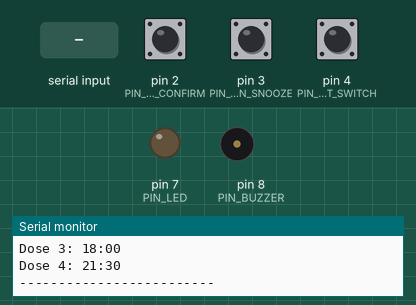
A sketch run on a simulated Arduino Uno, built with avr-gcc and run on an emulated ATmega328P. On the bench: output pins drawn as LEDs (lit = HIGH), buzzer (waves = sounding), the last lines printed to the serial monitor. The test bench sets the inputs (shaded band); at power-on: pin 2 (PIN_BTN_CONFIRM) HIGH, pin 3 (PIN_BTN_SNOOZE) HIGH, pin 4 (PIN_LIMIT_SWITCH) HIGH. The local clock reads 2024-03-15 10:24:30 at power-on unless the sketch sets it.

Above: at 3.4 s.
3.5 s: "ALARM:START\n" received over the second serial link
At 3.72 s:
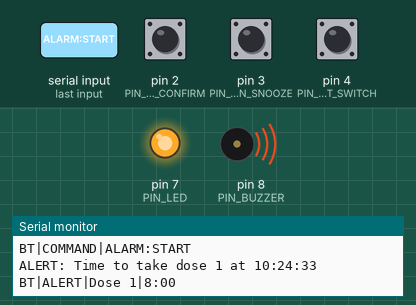
At 5.9 s:
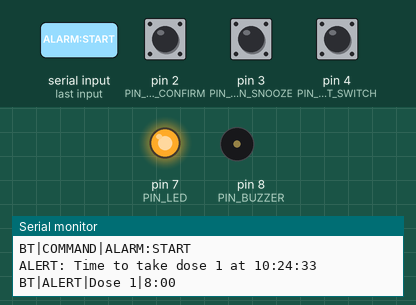
6.5 s: pin 2 (PIN_BTN_CONFIRM) pulled LOW for 0.15 s
At 14.3 s:
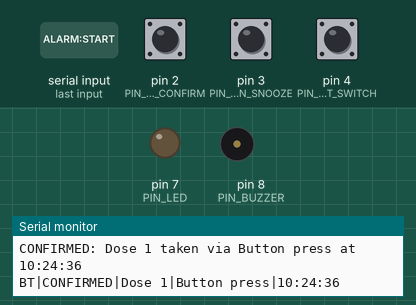
Timing chart, 0 to 15.8 s (numbered marks = the images above; inputs shaded):
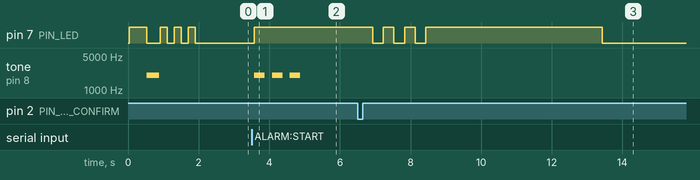

Measured:
- after the input at 3.5 s, pin 7 (PIN_LED): LOW → HIGH after 0.08 s; tone on pin 8 (PIN_BUZZER): alternates 2000 Hz for 0.30 s and silent for 0.20 s, 6 changes in all, then stays silent, starting after 0.08 s
- after the input at 6.5 s, pin 7 (PIN_LED): HIGH → LOW after 0.43 s, then repeats every 0.60 s: HIGH 0.30 s, LOW 0.30 s; tone on pin 8 (PIN_BUZZER): stays silent (without the input it goes to 2000 Hz after 3.6 s)

The sketch:

smart_medicine_reminder.ino
```cpp
#include <Wire.h>
#include <SoftwareSerial.h>
#include "RTClib.h"

#define PIN_BUZZER        8
#define PIN_LED           7
#define PIN_BTN_CONFIRM   2
#define PIN_BTN_SNOOZE    3
#define PIN_LIMIT_SWITCH  4
#define PIN_BT_TX         9
#define PIN_BT_RX         10

#define MAX_DOSES 4
#define MISSED_TIMEOUT_SEC 60
#define SNOOZE_MINUTES 5
#define NIGHT_START_HOUR 21
#define NIGHT_END_HOUR   6
#define BT_BAUD 9600
#define BUTTON_PRESSED LOW
#define BUZZER_TONE_HZ 2000

struct DoseTime {
  uint8_t hour;
  uint8_t minute;
};

DoseTime schedule[MAX_DOSES] = {
  { 8,  0},
  {13,  0},
  {18,  0},
  {21, 30}
};

RTC_DS3231 rtc;
SoftwareSerial bluetooth(PIN_BT_RX, PIN_BT_TX);

bool alertActive = false;
bool doseConfirmed = false;
bool snoozed = false;
int currentDoseIndex = -1;
long alertStartMillis = 0;
long snoozeStartMillis = 0;
bool doseTakenToday[MAX_DOSES];
int lastCheckedMinute = -1;

unsigned long lastDebounceConfirm = 0;
unsigned long lastDebounceSnooze = 0;
unsigned long lastDebounceBox = 0;
#define DEBOUNCE_MS 50

void setup() {
  Serial.begin(BT_BAUD);
  Serial.setTimeout(20);
  bluetooth.begin(BT_BAUD);
  bluetooth.setTimeout(20);

  pinMode(PIN_BUZZER, OUTPUT);
  pinMode(PIN_LED, OUTPUT);
  pinMode(PIN_BTN_CONFIRM, INPUT_PULLUP);
  pinMode(PIN_BTN_SNOOZE, INPUT_PULLUP);
  pinMode(PIN_LIMIT_SWITCH, INPUT_PULLUP);

  allOutputsOff();
  runStartupOutputTest();

  if (!rtc.begin()) {
    Serial.println("ERROR: DS3231 RTC not found. Check wiring.");
    while (true) {
      digitalWrite(PIN_LED, HIGH);
      delay(200);
      digitalWrite(PIN_LED, LOW);
      delay(200);
    }
  }

  if (rtc.lostPower()) {
    Serial.println("RTC lost power - setting time to compile time.");
    rtc.adjust(DateTime(F(__DATE__), F(__TIME__)));
  }

  resetDailyTracking();

  for (int i = 0; i < 3; i++) {
    digitalWrite(PIN_LED, HIGH);
    delay(200);
    digitalWrite(PIN_LED, LOW);
    delay(200);
  }

  Serial.println("=== Smart Medicine Reminder System Started ===");
  printSchedule();
}

void loop() {
  DateTime now = rtc.now();

  handleBluetoothCommands(now);
  checkSchedule(now);

  if (alertActive) {
    handleActiveAlert(now);
  }

  checkInputs();
  updateNightLED(now);

  if (now.hour() == 0 && now.minute() == 0 && now.second() == 0) {
    resetDailyTracking();
    Serial.println("--- New day: dose tracking reset ---");
  }

  delay(100);
}

void handleBluetoothCommands(DateTime now) {
  if (!bluetooth.available()) return;

  String command = bluetooth.readStringUntil('\n');
  command.trim();
  if (command.length() == 0) return;

  sendBt("BT|COMMAND|" + command);

  if (command == "PING") {
    sendBt("PONG");
    return;
  }

  if (command == "ALARM:START") {
    if (!alertActive) {
      int doseIndex = findNearestDoseIndex(now);
      triggerAlert(doseIndex, now);
    }
    return;
  }

  if (command == "ALARM:STOP") {
    stopAlertOutputs();
    alertActive = false;
    snoozed = false;
    return;
  }
}

int findNearestDoseIndex(DateTime now) {
  int currentMinutes = now.hour() * 60 + now.minute();
  int bestIndex = 0;
  int bestDiff = 24 * 60;

  for (int i = 0; i < MAX_DOSES; i++) {
    int doseMinutes = schedule[i].hour * 60 + schedule[i].minute;
    int diff = abs(currentMinutes - doseMinutes);
    if (diff < bestDiff) {
      bestDiff = diff;
      bestIndex = i;
    }
  }

  return bestIndex;
}

void checkSchedule(DateTime now) {
  if (now.minute() == lastCheckedMinute) return;

  for (int i = 0; i < MAX_DOSES; i++) {
    if (now.hour() == schedule[i].hour &&
        now.minute() == schedule[i].minute &&
        !doseTakenToday[i] &&
        !alertActive) {

      lastCheckedMinute = now.minute();
      triggerAlert(i, now);
      return;
    }
  }
}

void triggerAlert(int doseIndex, DateTime now) {
  alertActive = true;
  doseConfirmed = false;
  snoozed = false;
  currentDoseIndex = doseIndex;
  alertStartMillis = millis();

  Serial.print("ALERT: Time to take dose ");
  Serial.print(doseIndex + 1);
  Serial.print(" at ");
  printTime(now);
  Serial.println();

  sendBt(
    String("BT|ALERT|Dose ") +
      String(doseIndex + 1) +
      "|" +
      String(schedule[doseIndex].hour) +
      ":" +
      (schedule[doseIndex].minute < 10 ? "0" : "") +
      String(schedule[doseIndex].minute)
  );

  digitalWrite(PIN_LED, HIGH);

  if (!isNightTime(now)) {
    beep(3);
  } else {
    Serial.println("Night mode: buzzer suppressed, LED alert on.");
  }
}

void handleActiveAlert(DateTime now) {
  long elapsed = millis() - alertStartMillis;

  if (!snoozed && !isNightTime(now)) {
    static long lastBeepMillis = 0;
    if (millis() - lastBeepMillis > 10000) {
      beep(1);
      lastBeepMillis = millis();
    }
  }

  if (snoozed) {
    long snoozeElapsed = millis() - snoozeStartMillis;
    if (snoozeElapsed >= (long)SNOOZE_MINUTES * 60 * 1000) {
      snoozed = false;
      alertStartMillis = millis();
      digitalWrite(PIN_LED, HIGH);
      Serial.println("Snooze expired - re-alerting.");
      if (!isNightTime(now)) beep(2);
    }
    return;
  }

  if (elapsed >= (long)MISSED_TIMEOUT_SEC * 1000) {
    markMissed(now);
  }
}

void checkInputs() {
  if (digitalRead(PIN_BTN_CONFIRM) == BUTTON_PRESSED) {
    if (millis() - lastDebounceConfirm > DEBOUNCE_MS) {
      lastDebounceConfirm = millis();
      sendBt("BT|BUTTON|Confirm|Pressed");
      if (alertActive) {
        confirmDose("Button press");
      } else {
        sendBt("BT|BUTTON|Confirm|Ignored because no alert is active");
      }
    }
  }

  if (digitalRead(PIN_LIMIT_SWITCH) == BUTTON_PRESSED) {
    if (millis() - lastDebounceBox > DEBOUNCE_MS) {
      lastDebounceBox = millis();
      sendBt("BT|BUTTON|Box opened|Pressed");
      if (alertActive) {
        confirmDose("Box opened");
      } else {
        sendBt("BT|BUTTON|Box opened|Ignored because no alert is active");
      }
    }
  }

  if (digitalRead(PIN_BTN_SNOOZE) == BUTTON_PRESSED) {
    if (millis() - lastDebounceSnooze > DEBOUNCE_MS) {
      lastDebounceSnooze = millis();
      sendBt("BT|BUTTON|Snooze|Pressed");
      if (alertActive && !snoozed) {
        snoozeDose();
      } else {
        sendBt("BT|BUTTON|Snooze|Ignored because no alert is active");
      }
    }
  }
}

void confirmDose(const char* method) {
  DateTime now = rtc.now();

  alertActive = false;
  doseConfirmed = true;
  snoozed = false;

  if (currentDoseIndex >= 0) {
    doseTakenToday[currentDoseIndex] = true;
  }

  noTone(PIN_BUZZER);
  digitalWrite(PIN_BUZZER, LOW);
  digitalWrite(PIN_LED, LOW);

  for (int i = 0; i < 3; i++) {
    digitalWrite(PIN_LED, HIGH);
    delay(300);
    digitalWrite(PIN_LED, LOW);
    delay(300);
  }

  digitalWrite(PIN_LED, HIGH);
  delay(5000);
  digitalWrite(PIN_LED, LOW);

  Serial.print("CONFIRMED: Dose ");
  Serial.print(currentDoseIndex + 1);
  Serial.print(" taken via ");
  Serial.print(method);
  Serial.print(" at ");
  printTime(now);
  Serial.println();

  sendBt(
    String("BT|CONFIRMED|Dose ") +
      String(currentDoseIndex + 1) +
      "|" +
      String(method) +
      "|" +
      formatTime(now)
  );
}

void stopAlertOutputs() {
  noTone(PIN_BUZZER);
  digitalWrite(PIN_BUZZER, LOW);
  digitalWrite(PIN_LED, LOW);
}

void snoozeDose() {
  snoozed = true;
  snoozeStartMillis = millis();

  digitalWrite(PIN_BUZZER, LOW);
  digitalWrite(PIN_LED, LOW);

  Serial.print("SNOOZED: Dose ");
  Serial.print(currentDoseIndex + 1);
  Serial.print(" - will re-alert in ");
  Serial.print(SNOOZE_MINUTES);
  Serial.println(" minutes.");

  sendBt(
    String("BT|SNOOZED|Dose ") +
      String(currentDoseIndex + 1) +
      "|" +
      String(SNOOZE_MINUTES) +
      " minutes"
  );

  playBuzzer(500);
}

void markMissed(DateTime now) {
  alertActive = false;
  snoozed = false;

  digitalWrite(PIN_LED, LOW);

  Serial.print("MISSED: Dose ");
  Serial.print(currentDoseIndex + 1);
  Serial.print(" was NOT taken by ");
  printTime(now);
  Serial.println();

  sendBt(
    String("BT|MISSED|Dose ") +
      String(currentDoseIndex + 1) +
      "|Caregiver alert|" +
      formatTime(now)
  );

  for (int i = 0; i < 10; i++) {
    digitalWrite(PIN_LED, HIGH);
    tone(PIN_BUZZER, BUZZER_TONE_HZ);
    delay(300);

    digitalWrite(PIN_LED, LOW);
    noTone(PIN_BUZZER);
    digitalWrite(PIN_BUZZER, LOW);
    delay(300);
  }
}

bool isNightTime(DateTime now) {
  uint8_t h = now.hour();
  return (h >= NIGHT_START_HOUR || h < NIGHT_END_HOUR);
}

void updateNightLED(DateTime now) {
  if (!alertActive) {
    digitalWrite(PIN_LED, LOW);
  }
}

void beep(int times) {
  for (int i = 0; i < times; i++) {
    playBuzzer(300);
    delay(200);
  }
}

void playBuzzer(unsigned long durationMs) {
  tone(PIN_BUZZER, BUZZER_TONE_HZ);
  delay(durationMs);
  noTone(PIN_BUZZER);
  digitalWrite(PIN_BUZZER, LOW);
}

void runStartupOutputTest() {
  sendBt("BT|DIAG|OUTPUT_TEST|START");

  digitalWrite(PIN_LED, HIGH);
  delay(500);
  digitalWrite(PIN_LED, LOW);

  playBuzzer(350);

  sendBt("BT|DIAG|OUTPUT_TEST|DONE");
}

void allOutputsOff() {
  digitalWrite(PIN_BUZZER, LOW);
  digitalWrite(PIN_LED, LOW);
}

void resetDailyTracking() {
  for (int i = 0; i < MAX_DOSES; i++) {
    doseTakenToday[i] = false;
  }
  lastCheckedMinute = -1;
}

void printTime(DateTime now) {
  Serial.print(now.hour());
  Serial.print(":");
  if (now.minute() < 10) Serial.print("0");
  Serial.print(now.minute());
  Serial.print(":");
  if (now.second() < 10) Serial.print("0");
  Serial.print(now.second());
}

String formatTime(DateTime now) {
  String value = String(now.hour()) + ":";
  if (now.minute() < 10) value += "0";
  value += String(now.minute()) + ":";
  if (now.second() < 10) value += "0";
  value += String(now.second());
  return value;
}

void printSchedule() {
  Serial.println("--- Medicine Schedule ---");
  for (int i = 0; i < MAX_DOSES; i++) {
    Serial.print("Dose ");
    Serial.print(i + 1);
    Serial.print(": ");
    Serial.print(schedule[i].hour);
    Serial.print(":");
    if (schedule[i].minute < 10) Serial.print("0");
    Serial.println(schedule[i].minute);
  }
  Serial.println("-------------------------");
}

void sendBt(const String& message) {
  bluetooth.println(message);
  Serial.println(message);
}
```
